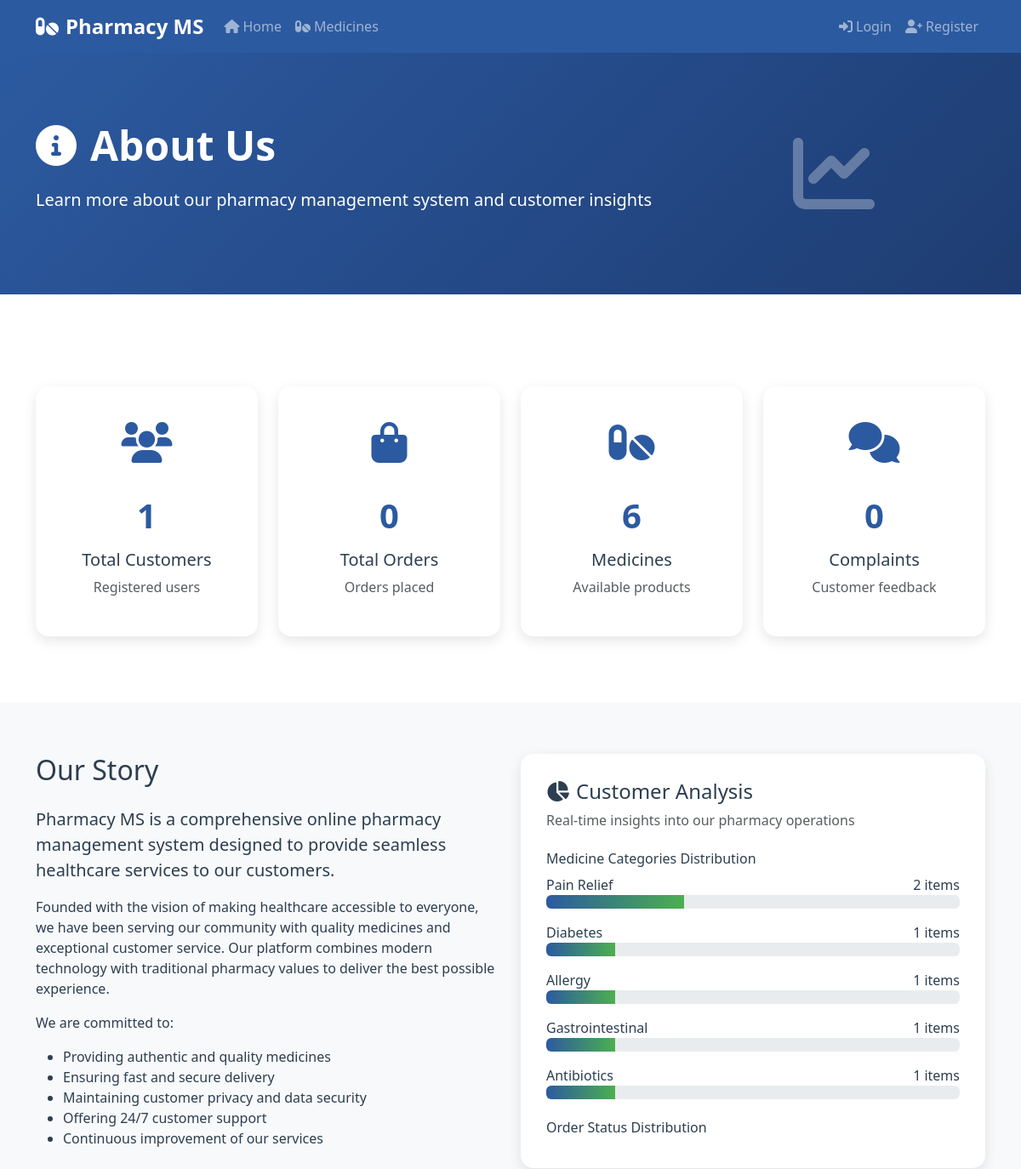
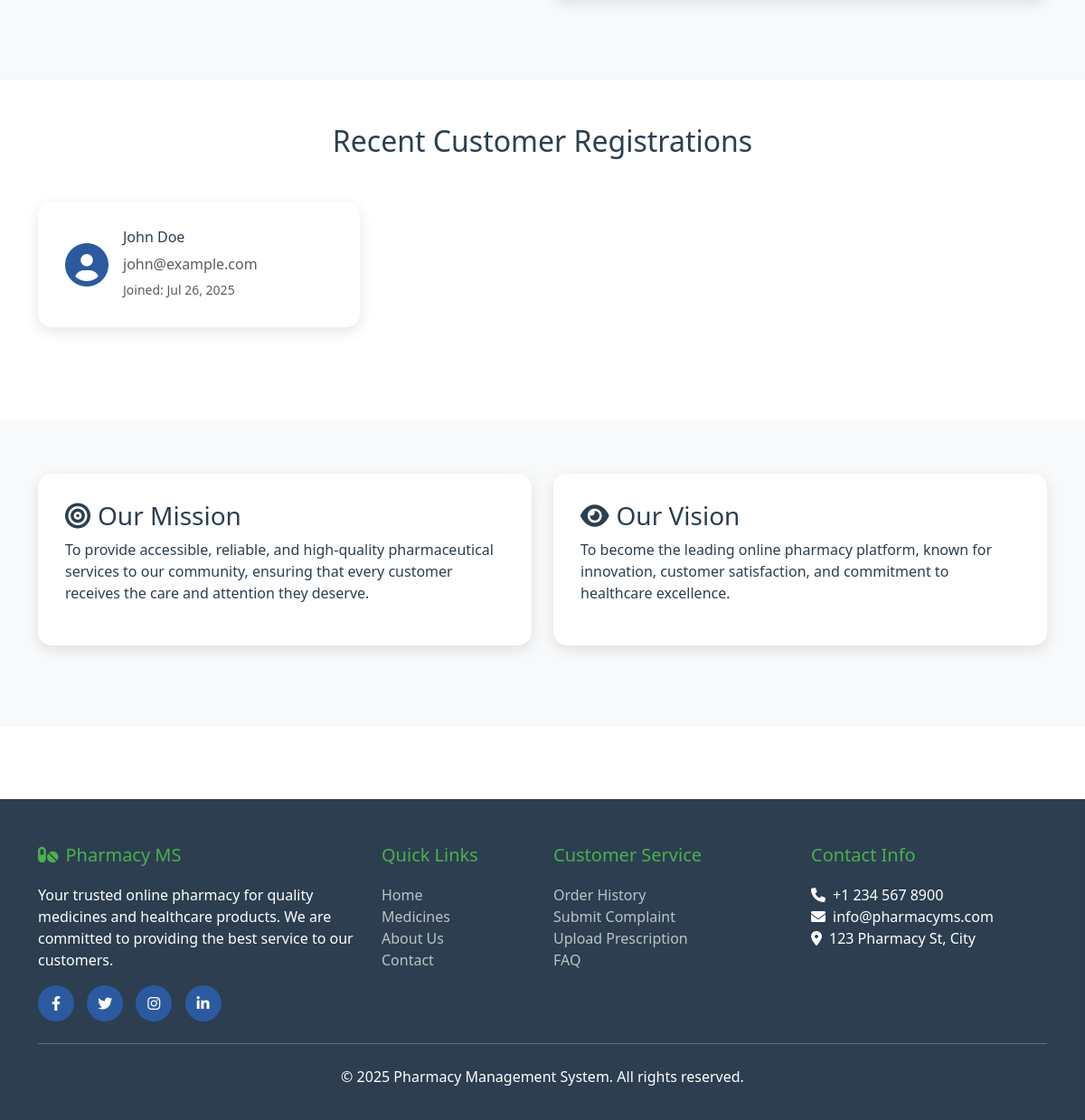
Page /about.php on the committed database (2 pictures, top to bottom).
### tables this page shows
CREATE TABLE customers (
  id INT AUTO_INCREMENT PRIMARY KEY,
  name VARCHAR(100) NOT NULL,
  email VARCHAR(100) UNIQUE NOT NULL,
  phone VARCHAR(20),
  password VARCHAR(255) NOT NULL,
  created_at TIMESTAMP DEFAULT CURRENT_TIMESTAMP
);

### about.php (the view, shortened to what this page needs)
<?php
include 'includes/db.php';
$total_customers = $conn->query("SELECT COUNT(*) as total FROM customers")->fetch_assoc()['total'] ?? 0;
$total_orders = $conn->query("SELECT COUNT(*) as total FROM orders")->fetch_assoc()['total'] ?? 0;
$total_medicines = $conn->query("SELECT COUNT(*) as total FROM drugs")->fetch_assoc()['total'] ?? 0;
$total_complaints = $conn->query("SELECT COUNT(*) as total FROM complaints")->fetch_assoc()['total'] ?? 0;
$recent_customers = $conn->query("SELECT * FROM customers ORDER BY created_at DESC LIMIT 5");
$category_stats = $conn->query("SELECT category, COUNT(*) as count FROM drugs GROUP BY category ORDER BY count DESC LIMIT 5");
?>
<!DOCTYPE html>
<html lang="en">
<head>
    <link href="https://cdn.jsdelivr.net/npm/bootstrap@5.3.0/dist/css/bootstrap.min.css" rel="stylesheet">
    <link href="https://cdnjs.cloudflare.com/ajax/libs/font-awesome/6.0.0/css/all.min.css" rel="stylesheet">
</head>
<body>
<nav class="navbar navbar-expand-lg navbar-dark" style="background: var(--primary-color);">
  <div class="container">
    <a class="navbar-brand" href="index.php">
      <i class="fas fa-pills me-2"></i>Pharmacy MS
    </a>
    <div class="collapse navbar-collapse" id="navbarNav">
      <ul class="navbar-nav me-auto">
        <li class="nav-item"><a class="nav-link" href="index.php"><i class="fas fa-home me-1"></i>Home</a></li>
        <li class="nav-item"><a class="nav-link" href="medicines.php"><i class="fas fa-pills me-1"></i>Medicines</a></li>
      </ul>
      <ul class="navbar-nav">
        <?php if(isset($_SESSION['customer_id'])): ?>
          <li class="nav-item"><a class="nav-link" href="logout.php"><i class="fas fa-sign-out-alt me-1"></i>Logout</a></li>
        <?php else: ?>
          <li class="nav-item"><a class="nav-link" href="login.php"><i class="fas fa-sign-in-alt me-1"></i>Login</a></li>
          <li class="nav-item"><a class="nav-link" href="register.php"><i class="fas fa-user-plus me-1"></i>Register</a></li>
        <?php endif; ?>
      </ul>
    </div>
  </div>
</nav>
<section class="page-header">
  <div class="container">
    <div class="row align-items-center">
      <div class="col-lg-8">
        <h1><i class="fas fa-info-circle me-3"></i>About Us</h1>
        <p class="lead">Learn more about our pharmacy management system and customer insights</p>
      </div>
      <div class="col-lg-4 text-center">
        <i class="fas fa-chart-line" style="font-size: 6rem; opacity: 0.3;"></i>
      </div>
    </div>
  </div>
</section>
<section class="py-5">
  <div class="container">
    <div class="row">
      <div class="col-md-3">
        <div class="stats-card">
          <div class="stats-icon">
            <i class="fas fa-users"></i>
          </div>
          <div class="stats-number"><?php echo $total_customers; ?></div>
          <h5>Total Customers</h5>
          <p class="text-muted">Registered users</p>
        </div>
      </div>
      <div class="col-md-3">
        <div class="stats-card">
          <div class="stats-icon">
            <i class="fas fa-shopping-bag"></i>
          </div>
          <div class="stats-number"><?php echo $total_orders; ?></div>
          <h5>Total Orders</h5>
          <p class="text-muted">Orders placed</p>
        </div>
      </div>
      <div class="col-md-3">
        <div class="stats-card">
          <div class="stats-icon">
            <i class="fas fa-pills"></i>
          </div>
          <div class="stats-number"><?php echo $total_medicines; ?></div>
          <h5>Medicines</h5>
          <p class="text-muted">Available products</p>
        </div>
      </div>
      <div class="col-md-3">
        <div class="stats-card">
          <div class="stats-icon">
            <i class="fas fa-comments"></i>
          </div>
          <div class="stats-number"><?php echo $total_complaints; ?></div>
          <h5>Complaints</h5>
          <p class="text-muted">Customer feedback</p>
        </div>
      </div>
    </div>
  </div>
</section>
<section class="about-section">
  <div class="container">
    <div class="row">
      <div class="col-lg-6">
        <h2 class="mb-4">Our Story</h2>
        <p class="lead">Pharmacy MS is a comprehensive online pharmacy management system designed to provide seamless healthcare services to our customers.</p>
        <p>Founded with the vision of making healthcare accessible to everyone, we have been serving our community with quality medicines and exceptional customer service. Our platform combines modern technology with traditional pharmacy values to deliver the best possible experience.</p>
        <p>We are committed to:</p>
        <ul>
          <li>Providing authentic and quality medicines</li>
          <li>Ensuring fast and secure delivery</li>
          <li>Maintaining customer privacy and data security</li>
          <li>Offering 24/7 customer support</li>
          <li>Continuous improvement of our services</li>
        </ul>
      </div>
      <div class="col-lg-6">
        <div class="analysis-card">
          <h4><i class="fas fa-chart-pie me-2"></i>Customer Analysis</h4>
          <p class="text-muted">Real-time insights into our pharmacy operations</p>
          <h6 class="mt-4">Medicine Categories Distribution</h6>
          <?php while($category = $category_stats->fetch_assoc()): ?>
          <div class="mb-3">
            <div class="d-flex justify-content-between">
              <span><?php echo htmlspecialchars($category['category']); ?></span>
              <span><?php echo $category['count']; ?> items</span>
            </div>
            <div class="progress">
              <div class="progress-bar progress-bar-custom" style="width: <?php echo ($category['count'] / $total_medicines) * 100; ?>%"></div>
            </div>
          </div>
          <?php endwhile; ?>
          <h6 class="mt-4">Order Status Distribution</h6>
        </div>
      </div>
    </div>
  </div>
</section>
<section class="py-5">
  <div class="container">
    <h2 class="text-center mb-5">Recent Customer Registrations</h2>
    <div class="row">
      <?php while($customer = $recent_customers->fetch_assoc()): ?>
      <div class="col-md-4 mb-4">
        <div class="analysis-card">
          <div class="d-flex align-items-center">
            <div class="flex-shrink-0">
              <i class="fas fa-user-circle" style="font-size: 3rem; color: var(--primary-color);"></i>
            </div>
            <div class="flex-grow-1 ms-3">
              <h6><?php echo htmlspecialchars($customer['name']); ?></h6>
              <p class="text-muted mb-1"><?php echo htmlspecialchars($customer['email']); ?></p>
              <small class="text-muted">Joined: <?php echo date('M d, Y', strtotime($customer['created_at'])); ?></small>
            </div>
          </div>
        </div>
      </div>
      <?php endwhile; ?>
    </div>
  </div>
</section>
<section class="about-section">
  <div class="container">
    <div class="row">
      <div class="col-md-6">
        <div class="analysis-card">
          <h3><i class="fas fa-bullseye me-2"></i>Our Mission</h3>
          <p>To provide accessible, reliable, and high-quality pharmaceutical services to our community, ensuring that every customer receives the care and attention they deserve.</p>
        </div>
      </div>
      <div class="col-md-6">
        <div class="analysis-card">
          <h3><i class="fas fa-eye me-2"></i>Our Vision</h3>
          <p>To become the leading online pharmacy platform, known for innovation, customer satisfaction, and commitment to healthcare excellence.</p>
        </div>
      </div>
    </div>
  </div>
</section>
<footer class="footer">
  <div class="container">
    <div class="row">
      <div class="col-md-4">
        <h5><i class="fas fa-pills me-2"></i>Pharmacy MS</h5>
        <p>Your trusted online pharmacy for quality medicines and healthcare products. We are committed to providing the best service to our customers.</p>
        <div class="social-icons">
          <a href="#"><i class="fab fa-facebook-f"></i></a>
          <a href="#"><i class="fab fa-twitter"></i></a>
          <a href="#"><i class="fab fa-instagram"></i></a>
          <a href="#"><i class="fab fa-linkedin-in"></i></a>
        </div>
      </div>
      <div class="col-md-2">
        <h5>Quick Links</h5>
        <ul class="list-unstyled">
          <li><a href="index.php">Home</a></li>
          <li><a href="medicines.php">Medicines</a></li>
          <li><a href="about.php">About Us</a></li>
          <li><a href="contact.php">Contact</a></li>
        </ul>
      </div>
      <div class="col-md-3">
        <h5>Customer Service</h5>
        <ul class="list-unstyled">
          <li><a href="order_history.php">Order History</a></li>
          <li><a href="complaint.php">Submit Complaint</a></li>
          <li><a href="upload_prescription.php">Upload Prescription</a></li>
          <li><a href="faq.php">FAQ</a></li>
        </ul>
      </div>
      <div class="col-md-3">
        <h5>Contact Info</h5>
        <ul class="list-unstyled">
          <li><i class="fas fa-phone me-2"></i>+1 234 567 8900</li>
          <li><i class="fas fa-envelope me-2"></i>info@pharmacyms.com</li>
          <li><i class="fas fa-map-marker-alt me-2"></i>123 Pharmacy St, City</li>
        </ul>
      </div>
    </div>
    <hr class="my-4">
    <div class="text-center">
      <p>&copy; <?php echo date('Y'); ?> Pharmacy Management System. All rights reserved.</p>
    </div>
  </div>
</footer>
</body>
</html>

### about.php (style rules this page uses)
:root { --primary-color: #2c5aa0; --secondary-color: #4CAF50; --accent-color: #FF6B35; --light-bg: #f8f9fa; --dark-text: #2c3e50; }
body { font-family: 'Segoe UI', Tahoma, Geneva, Verdana, sans-serif; color: var(--dark-text); }
.navbar-brand { font-weight: bold; font-size: 1.5rem; }
.page-header { background: linear-gradient(135deg, var(--primary-color) 0%, #1e3c72 100%); color: white; padding: 80px 0; margin-bottom: 60px; }
.page-header h1 { font-size: 3rem; font-weight: bold; margin-bottom: 20px; }
.stats-card { background: white; border-radius: 15px; padding: 30px; text-align: center; box-shadow: 0 5px 15px rgba(0,0,0,0.1); transition: transform 0.3s ease; margin-bottom: 30px; }
.stats-icon { font-size: 3rem; color: var(--primary-color); margin-bottom: 20px; }
.stats-number { font-size: 2.5rem; font-weight: bold; color: var(--primary-color); margin-bottom: 10px; }
.about-section { background: var(--light-bg); padding: 60px 0; }
.analysis-card { background: white; border-radius: 15px; padding: 30px; box-shadow: 0 5px 15px rgba(0,0,0,0.1); margin-bottom: 30px; }
.footer { background: var(--dark-text); color: white; padding: 50px 0 20px; margin-top: 80px; }
.footer h5 { color: var(--secondary-color); margin-bottom: 20px; }
.footer a { color: #bdc3c7; text-decoration: none; }
.social-icons a { display: inline-block; width: 40px; height: 40px; background: var(--primary-color); color: white; text-align: center; line-height: 40px; border-radius: 50%; margin-right: 10px; transition: background 0.3s ease; }
.progress-bar-custom { background: linear-gradient(90deg, var(--primary-color), var(--secondary-color)); }

### rows in the picture
customers: name "John Doe", email "john@example.com", created_at "Jul 26, 2025"

### other values in the picture
$total_customers "1"
$total_orders "0"
$total_medicines "6"
$total_complaints "0"
$category['category'] "Pain Relief"
$category['count'] "2"
$category['category'] "Diabetes"
$category['count'] "1"
$category['category'] "Allergy"
$category['category'] "Gastrointestinal"
$category['category'] "Antibiotics"
